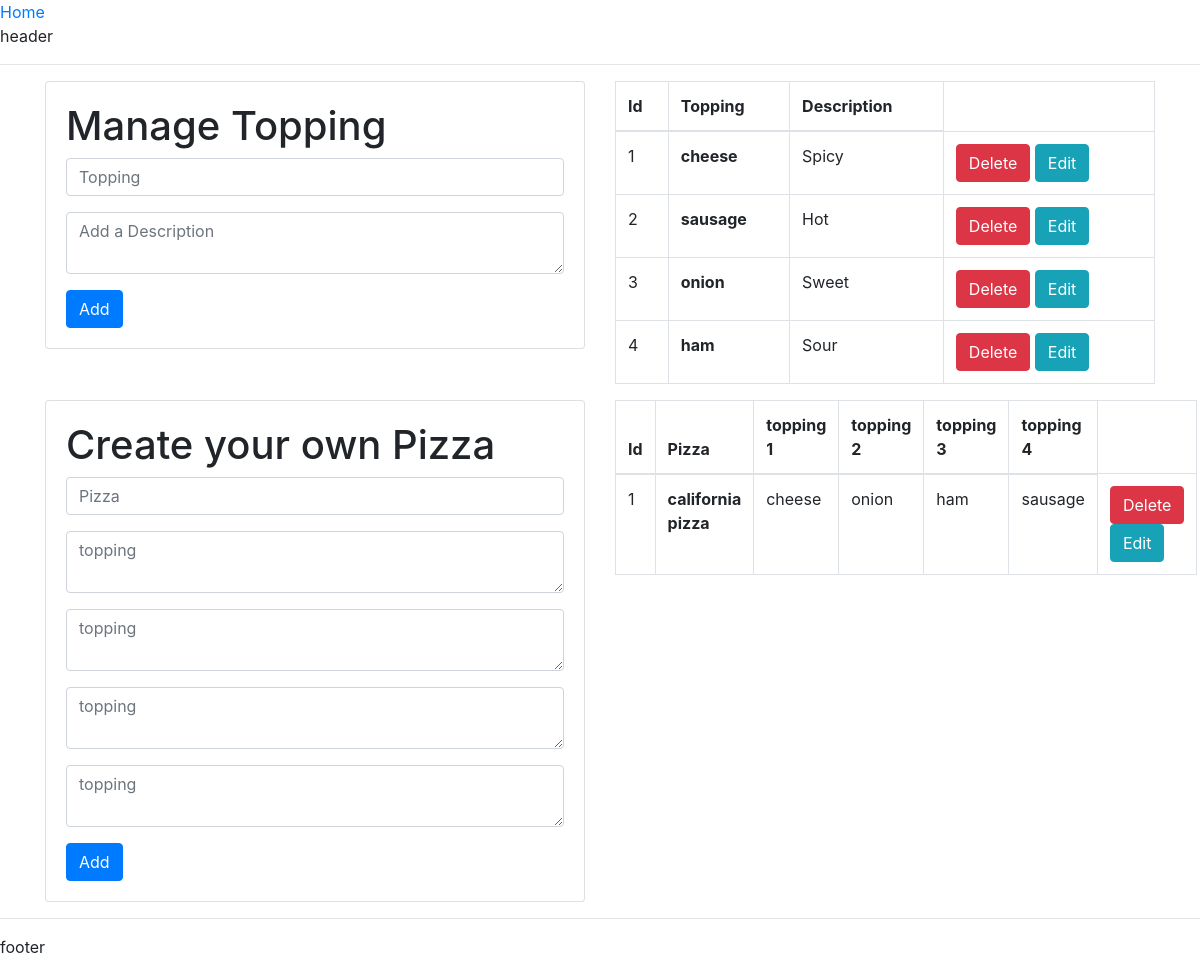
The page / on the database its author committed.
### app.py (models this page shows, shortened)
class Entry(db.Model):
    id = db.Column(db.Integer, primary_key=True)
    topping = db.Column(db.String)
    description = db.Column(db.String)

class Entry2(db.Model):
    id2 = db.Column(db.Integer, primary_key=True)
    pizza = db.Column(db.String)
    topping2 = db.Column(db.String)
    topping3 = db.Column(db.String)
    topping4 = db.Column(db.String)
    topping5 = db.Column(db.String)

### app.py (the view)
@app.route('/')
def index():
    entries2 = [
        {
            'id': 1,
            'pizza': 'test title 1',
            'topping': 'test desc 1'
        }
    ]
    entries = Entry.query.all()
    entries2 = Entry2.query.all()
    message=""
    return render_template('index.html', entries=entries,entries2=entries2,message=message)

### templates/index.html
{% include "content.html" %}

### templates/content.html (shortened to what this page needs)
{% extends "base.html" %}
{% block content %}
<div class="container">
    <div class="row">
        <div class="col-md-6">
            <div class="card">
                <div class="card-body">
                    <form action="/add" method="post">
                        <h1> Manage Topping</h1>
                        <div class="form-group">
                            <input class="form-control" type="text" name="topping" placeholder="Topping" required>
                        </div>
                        <div class="form-group">
                            <textarea class="form-control" name="description" cols="100"
                                      placeholder="Add a Description" required></textarea>
                        </div>
                        <button class="btn btn-primary" type="submit">
                            Add
                        </button>
                    </form>
                </div>
            </div>
        </div>
        <div class="col-md-6">
            <table class="table table-bordered table-hover">
                <thead>
                <tr>
                    <th>Id</th>
                    <th>Topping</th>
                    <th>Description</th>
                </tr>
                </thead>
                <tbody>
                {% for entry in entries %}
                <tr>
                    <td>{{ entry.id }}</td>
                    <td><strong>{{ entry.topping }}</strong></td>
                    <td>{{ entry.description }}</td>
                    <td>
                        <a class="btn btn-danger"
                           href="/delete/{{ entry.id }}">
                            Delete
                        </a>
                        <a class="btn btn-info"
                           href="/update/{{ entry.id }}">
                            Edit
                        </a>
                    </td>
                </tr>
                {% endfor %}
                </tbody>
            </table>
        </div>
    </div>
</div>
<div class="container">
    <div class="row">
        <div class="col-md-6">
            <div class="card">
                <div class="card-body">
                    <form action="/add2" method="post">
                        <div class="form-group">
                            <h1> Create your own Pizza</h1>
                            <input class="form-control" type="text" name="pizza" placeholder="Pizza" required>
                        </div>
                        <div class="form-group">
                            <textarea class="form-control" name="topping2" cols="100"
                                      placeholder="topping" required></textarea>
                        </div>
                        <div class="form-group">
                            <textarea class="form-control" name="topping3" cols="100"
                                      placeholder="topping" required></textarea>
                        </div>
                        <div class="form-group">
                            <textarea class="form-control" name="topping4" cols="100"
                                      placeholder="topping" required></textarea>
                        </div>
                        <div class="form-group">
                            <textarea class="form-control" name="topping5" cols="100"
                                      placeholder="topping" required></textarea>
                        </div>
                        <button class="btn btn-primary" type="submit">
                            Add
                        </button>
                    </form>
                </div>
            </div>
        </div>
        <div class="col-md-6">
            <table class="table table-bordered table-hover">
                <thead>
                <tr>
                    <th>Id</th>
                    <th>Pizza</th>
                    <th>topping 1</th>
                    <th>topping 2</th>
                    <th>topping 3</th>
                    <th>topping 4</th>
                </tr>
                </thead>
                <tbody>
                {% for entry in entries2 %}
                <tr>
                    <td>{{ entry.id2 }}</td>
                    <td><strong>{{ entry.pizza }}</strong></td>
                    <td>{{ entry.topping2 }}</td>
                    <td>{{ entry.topping3 }}</td>
                    <td>{{ entry.topping4 }}</td>
                    <td>{{ entry.topping5 }}</td>
                    <td>
                        <a class="btn btn-danger"
                           href="/delete2/{{ entry.id2 }}">
                            Delete
                        </a>
                        <a class="btn btn-info"
                           href="/update2/{{ entry.id2 }}">
                            Edit
                        </a>
                    </td>
                </tr>
                {% endfor %}
                </tbody>
            </table>
        </div>
    </div>
</div>
{% endblock %}

### templates/base.html (shortened to what this page needs)
<!DOCTYPE html>
<html lang="en">
<head>
    <link rel="stylesheet" href="https://stackpath.bootstrapcdn.com/bootstrap/4.1.1/css/bootstrap.min.css"
>
</head>
<body>
{% include "header.html" %}
    <hr>
    {% block content %}{% endblock %}
    <hr>
{% include "footer.html" %}
</body>
</html>

### templates/header.html
<a href="/"> Home </a>
<div>header</div>

### templates/footer.html
<div>footer</div>

### rows shown on the page
Entry: id "1", topping "cheese", description "Spicy"
Entry: id "2", topping "sausage", description "Hot"
Entry: id "3", topping "onion", description "Sweet"
Entry: id "4", topping "ham", description "Sour"
Entry2: id2 "1", pizza "california pizza", topping2 "cheese", topping3 "onion", topping4 "ham", topping5 "sausage"
